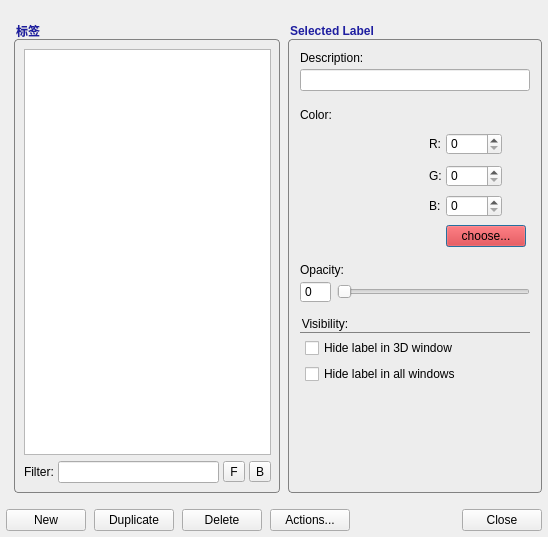
<?xml version="1.0" encoding="UTF-8"?>
<ui version="4.0">
 <class>LabelEditorDialog</class>
 <widget class="QDialog" name="LabelEditorDialog">
  <property name="geometry">
   <rect>
    <x>0</x>
    <y>0</y>
    <width>548</width>
    <height>537</height>
   </rect>
  </property>
  <property name="windowTitle">
   <string>Segmentation Label Editor - ITK-SNAP</string>
  </property>
  <property name="styleSheet">
   <string notr="true">QGroupBox {
  background-origin: content;
  margin-top: 15px;
  font-weight: bold;
  font-size: 12px;
  color: rgb(30,30,160);
  background-color: rgb(237,237,237);
  padding: 5px;
  border-radius: 4px;
  border: 1px solid rgb(130,130,130);
}
QGroupBox::title {
  subcontrol-origin: 	margin;
  subcontrol-position: top left;
}</string>
  </property>
  <layout class="QGridLayout" name="gridLayout">
   <property name="leftMargin">
    <number>6</number>
   </property>
   <property name="topMargin">
    <number>24</number>
   </property>
   <property name="rightMargin">
    <number>6</number>
   </property>
   <property name="bottomMargin">
    <number>6</number>
   </property>
   <property name="horizontalSpacing">
    <number>8</number>
   </property>
   <property name="verticalSpacing">
    <number>16</number>
   </property>
   <item row="1" column="0" colspan="3">
    <widget class="QWidget" name="widget" native="true">
     <layout class="QHBoxLayout" name="horizontalLayout">
      <property name="spacing">
       <number>8</number>
      </property>
      <property name="leftMargin">
       <number>0</number>
      </property>
      <property name="topMargin">
       <number>0</number>
      </property>
      <property name="rightMargin">
       <number>0</number>
      </property>
      <property name="bottomMargin">
       <number>0</number>
      </property>
      <item>
       <widget class="QPushButton" name="btnNew">
        <property name="text">
         <string>New</string>
        </property>
        <property name="autoDefault">
         <bool>false</bool>
        </property>
       </widget>
      </item>
      <item>
       <widget class="QPushButton" name="btnDuplicate">
        <property name="text">
         <string>Duplicate</string>
        </property>
        <property name="autoDefault">
         <bool>false</bool>
        </property>
       </widget>
      </item>
      <item>
       <widget class="QPushButton" name="btnDelete">
        <property name="text">
         <string>Delete</string>
        </property>
        <property name="autoDefault">
         <bool>false</bool>
        </property>
       </widget>
      </item>
      <item>
       <widget class="QPushButton" name="btnActions">
        <property name="text">
         <string>Actions...</string>
        </property>
        <property name="autoDefault">
         <bool>false</bool>
        </property>
       </widget>
      </item>
      <item>
       <spacer name="horizontalSpacer">
        <property name="orientation">
         <enum>Qt::Horizontal</enum>
        </property>
        <property name="sizeHint" stdset="0">
         <size>
          <width>40</width>
          <height>20</height>
         </size>
        </property>
       </spacer>
      </item>
      <item>
       <widget class="QPushButton" name="btnClose">
        <property name="text">
         <string>Close</string>
        </property>
        <property name="autoDefault">
         <bool>false</bool>
        </property>
       </widget>
      </item>
     </layout>
    </widget>
   </item>
   <item row="0" column="2">
    <widget class="QGroupBox" name="grpSelectedLabel">
     <property name="styleSheet">
      <string notr="true"/>
     </property>
     <property name="title">
      <string>Selected Label</string>
     </property>
     <layout class="QVBoxLayout" name="verticalLayout_2">
      <property name="spacing">
       <number>4</number>
      </property>
      <property name="leftMargin">
       <number>6</number>
      </property>
      <property name="topMargin">
       <number>6</number>
      </property>
      <property name="rightMargin">
       <number>6</number>
      </property>
      <property name="bottomMargin">
       <number>6</number>
      </property>
      <item>
       <widget class="QLabel" name="label">
        <property name="text">
         <string>Description:</string>
        </property>
       </widget>
      </item>
      <item>
       <widget class="QLineEdit" name="inLabelDescription"/>
      </item>
      <item>
       <spacer name="verticalSpacer_2">
        <property name="orientation">
         <enum>Qt::Vertical</enum>
        </property>
        <property name="sizeType">
         <enum>QSizePolicy::Fixed</enum>
        </property>
        <property name="sizeHint" stdset="0">
         <size>
          <width>20</width>
          <height>10</height>
         </size>
        </property>
       </spacer>
      </item>
      <item>
       <widget class="QWidget" name="widget_2" native="true">
        <layout class="QHBoxLayout" name="horizontalLayout_2">
         <property name="leftMargin">
          <number>0</number>
         </property>
         <property name="topMargin">
          <number>0</number>
         </property>
         <property name="rightMargin">
          <number>0</number>
         </property>
         <property name="bottomMargin">
          <number>0</number>
         </property>
         <item>
          <widget class="QLabel" name="label_2">
           <property name="text">
            <string>Color:</string>
           </property>
          </widget>
         </item>
         <item>
          <spacer name="horizontalSpacer_2">
           <property name="orientation">
            <enum>Qt::Horizontal</enum>
           </property>
           <property name="sizeHint" stdset="0">
            <size>
             <width>40</width>
             <height>20</height>
            </size>
           </property>
          </spacer>
         </item>
        </layout>
       </widget>
      </item>
      <item>
       <widget class="QWidget" name="widget_6" native="true">
        <property name="minimumSize">
         <size>
          <width>0</width>
          <height>100</height>
         </size>
        </property>
        <layout class="QGridLayout" name="gridLayout_3" columnstretch="0,0,0,0,0">
         <property name="leftMargin">
          <number>0</number>
         </property>
         <property name="topMargin">
          <number>0</number>
         </property>
         <property name="rightMargin">
          <number>0</number>
         </property>
         <property name="bottomMargin">
          <number>0</number>
         </property>
         <property name="spacing">
          <number>4</number>
         </property>
         <item row="2" column="3">
          <widget class="QSpinBox" name="inBlue">
           <property name="maximumSize">
            <size>
             <width>56</width>
             <height>16777215</height>
            </size>
           </property>
           <property name="maximum">
            <number>255</number>
           </property>
          </widget>
         </item>
         <item row="1" column="2">
          <widget class="QLabel" name="label_7">
           <property name="text">
            <string>G:</string>
           </property>
          </widget>
         </item>
         <item row="0" column="2">
          <widget class="QLabel" name="label_6">
           <property name="text">
            <string>R:</string>
           </property>
          </widget>
         </item>
         <item row="0" column="0" rowspan="4">
          <widget class="ColorWheel" name="inColorWheel" native="true">
           <property name="sizePolicy">
            <sizepolicy hsizetype="Fixed" vsizetype="Fixed">
             <horstretch>0</horstretch>
             <verstretch>0</verstretch>
            </sizepolicy>
           </property>
           <property name="minimumSize">
            <size>
             <width>120</width>
             <height>120</height>
            </size>
           </property>
           <property name="maximumSize">
            <size>
             <width>120</width>
             <height>120</height>
            </size>
           </property>
          </widget>
         </item>
         <item row="1" column="3" colspan="2">
          <widget class="QSpinBox" name="inGreen">
           <property name="maximumSize">
            <size>
             <width>56</width>
             <height>16777215</height>
            </size>
           </property>
           <property name="maximum">
            <number>255</number>
           </property>
          </widget>
         </item>
         <item row="1" column="1">
          <spacer name="horizontalSpacer_4">
           <property name="orientation">
            <enum>Qt::Horizontal</enum>
           </property>
           <property name="sizeType">
            <enum>QSizePolicy::Fixed</enum>
           </property>
           <property name="sizeHint" stdset="0">
            <size>
             <width>5</width>
             <height>20</height>
            </size>
           </property>
          </spacer>
         </item>
         <item row="0" column="3" colspan="2">
          <widget class="QSpinBox" name="inRed">
           <property name="maximumSize">
            <size>
             <width>56</width>
             <height>16777215</height>
            </size>
           </property>
           <property name="maximum">
            <number>255</number>
           </property>
          </widget>
         </item>
         <item row="2" column="2">
          <widget class="QLabel" name="label_8">
           <property name="text">
            <string>B:</string>
           </property>
          </widget>
         </item>
         <item row="3" column="3">
          <widget class="QPushButton" name="btnLabelColor">
           <property name="sizePolicy">
            <sizepolicy hsizetype="Expanding" vsizetype="Fixed">
             <horstretch>0</horstretch>
             <verstretch>0</verstretch>
            </sizepolicy>
           </property>
           <property name="styleSheet">
            <string notr="true">background-color:rgb(255, 0, 0)</string>
           </property>
           <property name="text">
            <string>choose...</string>
           </property>
          </widget>
         </item>
        </layout>
       </widget>
      </item>
      <item>
       <spacer name="verticalSpacer_3">
        <property name="orientation">
         <enum>Qt::Vertical</enum>
        </property>
        <property name="sizeType">
         <enum>QSizePolicy::Fixed</enum>
        </property>
        <property name="sizeHint" stdset="0">
         <size>
          <width>20</width>
          <height>10</height>
         </size>
        </property>
       </spacer>
      </item>
      <item>
       <widget class="QLabel" name="label_3">
        <property name="text">
         <string>Opacity:</string>
        </property>
       </widget>
      </item>
      <item>
       <widget class="QWidget" name="widget_3" native="true">
        <layout class="QHBoxLayout" name="horizontalLayout_3">
         <property name="leftMargin">
          <number>0</number>
         </property>
         <property name="topMargin">
          <number>0</number>
         </property>
         <property name="rightMargin">
          <number>0</number>
         </property>
         <property name="bottomMargin">
          <number>0</number>
         </property>
         <item>
          <widget class="QSpinBox" name="inLabelOpacitySpinner">
           <property name="buttonSymbols">
            <enum>QAbstractSpinBox::NoButtons</enum>
           </property>
           <property name="maximum">
            <number>255</number>
           </property>
          </widget>
         </item>
         <item>
          <widget class="QSlider" name="inLabelOpacitySlider">
           <property name="maximum">
            <number>255</number>
           </property>
           <property name="orientation">
            <enum>Qt::Horizontal</enum>
           </property>
          </widget>
         </item>
        </layout>
       </widget>
      </item>
      <item>
       <spacer name="verticalSpacer_4">
        <property name="orientation">
         <enum>Qt::Vertical</enum>
        </property>
        <property name="sizeType">
         <enum>QSizePolicy::Fixed</enum>
        </property>
        <property name="sizeHint" stdset="0">
         <size>
          <width>20</width>
          <height>10</height>
         </size>
        </property>
       </spacer>
      </item>
      <item>
       <widget class="QGroupBox" name="groupBox">
        <property name="styleSheet">
         <string notr="true">QGroupBox {
  background-origin: content;
  margin-top: 15px;
  font-weight: normal;
  color: black;
  background-color: rgb(237,237,237);
  padding: 5px;
  border-radius: 0px;
  border-top: 1px solid rgb(130,130,130);
  border-left: none;
  border-right:none;
  border-bottom:none;
}
QGroupBox::title {
  subcontrol-origin: 	margin;
  subcontrol-position: top left;
}</string>
        </property>
        <property name="title">
         <string>Visibility:</string>
        </property>
        <layout class="QVBoxLayout" name="verticalLayout_3">
         <property name="leftMargin">
          <number>0</number>
         </property>
         <property name="topMargin">
          <number>0</number>
         </property>
         <property name="rightMargin">
          <number>0</number>
         </property>
         <property name="bottomMargin">
          <number>0</number>
         </property>
         <item>
          <widget class="QCheckBox" name="inVisible3D">
           <property name="toolTip">
            <string>When selected, the label is not rendered in the 3D view</string>
           </property>
           <property name="text">
            <string>Hide label in 3D window</string>
           </property>
          </widget>
         </item>
         <item>
          <widget class="QCheckBox" name="inVisibleAll">
           <property name="toolTip">
            <string>When selected, the label is not visible in any views.</string>
           </property>
           <property name="text">
            <string>Hide label in all windows</string>
           </property>
          </widget>
         </item>
        </layout>
       </widget>
      </item>
      <item>
       <spacer name="verticalSpacer_6">
        <property name="orientation">
         <enum>Qt::Vertical</enum>
        </property>
        <property name="sizeType">
         <enum>QSizePolicy::Fixed</enum>
        </property>
        <property name="sizeHint" stdset="0">
         <size>
          <width>20</width>
          <height>10</height>
         </size>
        </property>
       </spacer>
      </item>
      <item>
       <spacer name="verticalSpacer">
        <property name="orientation">
         <enum>Qt::Vertical</enum>
        </property>
        <property name="sizeHint" stdset="0">
         <size>
          <width>20</width>
          <height>5</height>
         </size>
        </property>
       </spacer>
      </item>
     </layout>
    </widget>
   </item>
   <item row="0" column="1">
    <widget class="QGroupBox" name="groupBox_3">
     <property name="title">
      <string>标签</string>
     </property>
     <layout class="QVBoxLayout" name="verticalLayout">
      <property name="leftMargin">
       <number>4</number>
      </property>
      <property name="topMargin">
       <number>4</number>
      </property>
      <property name="rightMargin">
       <number>3</number>
      </property>
      <property name="bottomMargin">
       <number>4</number>
      </property>
      <item>
       <widget class="QTableView" name="lvLabels">
        <property name="styleSheet">
         <string notr="true">font-size:12px;</string>
        </property>
        <property name="editTriggers">
         <set>QAbstractItemView::NoEditTriggers</set>
        </property>
        <property name="dragDropMode">
         <enum>QAbstractItemView::NoDragDrop</enum>
        </property>
        <property name="selectionMode">
         <enum>QAbstractItemView::SingleSelection</enum>
        </property>
        <property name="selectionBehavior">
         <enum>QAbstractItemView::SelectRows</enum>
        </property>
        <attribute name="horizontalHeaderVisible">
         <bool>false</bool>
        </attribute>
        <attribute name="horizontalHeaderDefaultSectionSize">
         <number>60</number>
        </attribute>
        <attribute name="horizontalHeaderStretchLastSection">
         <bool>true</bool>
        </attribute>
        <attribute name="verticalHeaderVisible">
         <bool>false</bool>
        </attribute>
        <attribute name="verticalHeaderDefaultSectionSize">
         <number>25</number>
        </attribute>
       </widget>
      </item>
      <item>
       <widget class="QWidget" name="widget_5" native="true">
        <layout class="QHBoxLayout" name="horizontalLayout_5">
         <property name="spacing">
          <number>4</number>
         </property>
         <property name="leftMargin">
          <number>0</number>
         </property>
         <property name="topMargin">
          <number>0</number>
         </property>
         <property name="rightMargin">
          <number>0</number>
         </property>
         <property name="bottomMargin">
          <number>0</number>
         </property>
         <item>
          <widget class="QLabel" name="label_5">
           <property name="text">
            <string>Filter:</string>
           </property>
          </widget>
         </item>
         <item>
          <widget class="QLineEdit" name="inLabelFilter"/>
         </item>
         <item>
          <widget class="QToolButton" name="btnForeground">
           <property name="toolTip">
            <string>Press to set the selected label as the foreground label</string>
           </property>
           <property name="text">
            <string>F</string>
           </property>
           <property name="checkable">
            <bool>true</bool>
           </property>
          </widget>
         </item>
         <item>
          <widget class="QToolButton" name="btnBackground">
           <property name="toolTip">
            <string>Press to set the selected label as the background label</string>
           </property>
           <property name="text">
            <string>B</string>
           </property>
           <property name="checkable">
            <bool>true</bool>
           </property>
          </widget>
         </item>
        </layout>
       </widget>
      </item>
     </layout>
    </widget>
   </item>
  </layout>
  <action name="actionResetLabels">
   <property name="text">
    <string>Reset Label Descriptions</string>
   </property>
   <property name="toolTip">
    <string>Restores label descriptions to the default values.</string>
   </property>
  </action>
  <action name="actionHide_all_labels">
   <property name="text">
    <string>Hide all labels</string>
   </property>
  </action>
  <action name="actionHide_all_labels_in_3D_window">
   <property name="text">
    <string>Hide all labels in 3D window</string>
   </property>
  </action>
  <action name="actionShow_all_labels">
   <property name="text">
    <string>Show all labels</string>
   </property>
  </action>
  <action name="actionShow_all_labels_in_3D_window">
   <property name="text">
    <string>Show all labels in 3D window</string>
   </property>
  </action>
 </widget>
 <customwidgets>
  <customwidget>
   <class>ColorWheel</class>
   <extends>QWidget</extends>
   <header>ColorWheel.h</header>
   <container>1</container>
  </customwidget>
 </customwidgets>
 <tabstops>
  <tabstop>lvLabels</tabstop>
  <tabstop>inLabelFilter</tabstop>
  <tabstop>btnForeground</tabstop>
  <tabstop>btnBackground</tabstop>
  <tabstop>inLabelDescription</tabstop>
  <tabstop>inRed</tabstop>
  <tabstop>inGreen</tabstop>
  <tabstop>inBlue</tabstop>
  <tabstop>inLabelOpacitySpinner</tabstop>
  <tabstop>inLabelOpacitySlider</tabstop>
  <tabstop>inVisible3D</tabstop>
  <tabstop>inVisibleAll</tabstop>
  <tabstop>btnNew</tabstop>
  <tabstop>btnDuplicate</tabstop>
  <tabstop>btnDelete</tabstop>
  <tabstop>btnActions</tabstop>
  <tabstop>btnClose</tabstop>
 </tabstops>
 <resources/>
 <connections/>
</ui>
